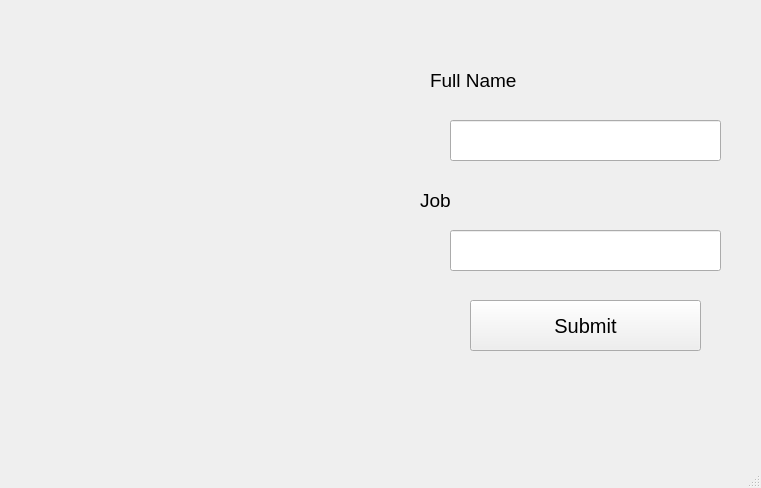
<?xml version="1.0" encoding="UTF-8"?>
<ui version="4.0">
 <class>RegisWindow</class>
 <widget class="QMainWindow" name="RegisWindow">
  <property name="geometry">
   <rect>
    <x>0</x>
    <y>0</y>
    <width>761</width>
    <height>488</height>
   </rect>
  </property>
  <property name="windowTitle">
   <string>Registration</string>
  </property>
  <widget class="QWidget" name="centralwidget">
   <widget class="QLabel" name="imgLabel">
    <property name="geometry">
     <rect>
      <x>40</x>
      <y>70</y>
      <width>361</width>
      <height>361</height>
     </rect>
    </property>
    <property name="text">
     <string/>
    </property>
   </widget>
   <widget class="QLineEdit" name="editJob">
    <property name="geometry">
     <rect>
      <x>450</x>
      <y>230</y>
      <width>271</width>
      <height>41</height>
     </rect>
    </property>
   </widget>
   <widget class="QLineEdit" name="editName">
    <property name="geometry">
     <rect>
      <x>450</x>
      <y>120</y>
      <width>271</width>
      <height>41</height>
     </rect>
    </property>
   </widget>
   <widget class="QLabel" name="label">
    <property name="geometry">
     <rect>
      <x>430</x>
      <y>70</y>
      <width>181</width>
      <height>20</height>
     </rect>
    </property>
    <property name="font">
     <font>
      <pointsize>14</pointsize>
     </font>
    </property>
    <property name="text">
     <string>Full Name</string>
    </property>
   </widget>
   <widget class="QLabel" name="label_2">
    <property name="geometry">
     <rect>
      <x>420</x>
      <y>190</y>
      <width>181</width>
      <height>20</height>
     </rect>
    </property>
    <property name="font">
     <font>
      <pointsize>14</pointsize>
     </font>
    </property>
    <property name="text">
     <string>Job</string>
    </property>
   </widget>
   <widget class="QPushButton" name="btnSubmit">
    <property name="geometry">
     <rect>
      <x>470</x>
      <y>300</y>
      <width>231</width>
      <height>51</height>
     </rect>
    </property>
    <property name="font">
     <font>
      <family>MS Sans Serif</family>
      <pointsize>15</pointsize>
     </font>
    </property>
    <property name="text">
     <string>Submit</string>
    </property>
   </widget>
  </widget>
  <widget class="QStatusBar" name="statusbar"/>
 </widget>
 <resources/>
 <connections/>
</ui>
